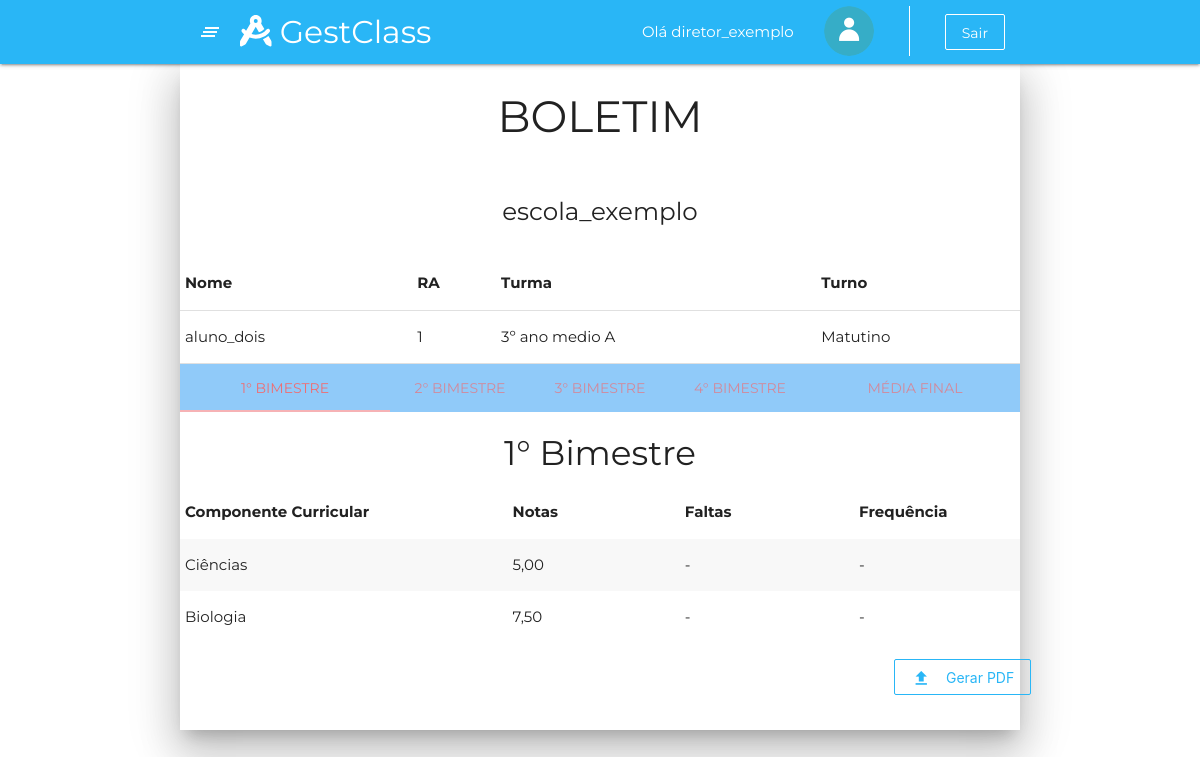
The app's page /boletimVisualizacao.html.php (signed in) with its own data.
### tables this page shows
CREATE TABLE diretor (
	ID_diretor INTEGER NOT NULL PRIMARY KEY AUTO_INCREMENT UNIQUE,
	nome_diretor VARCHAR (50) NOT NULL,
    foto VARCHAR(255),
	cep VARCHAR (10) NOT NULL,
    numero INTEGER NOT NULL,
    complemento VARCHAR (40),
    rg VARCHAR(15) NOT NULL UNIQUE,
    cpf VARCHAR(14) NOT NULL UNIQUE,
	email VARCHAR(65) NOT NULL UNIQUE,
    senha VARCHAR(50) NOT NULL,
    celular VARCHAR(15) NOT NULL,
    telefone VARCHAR(14),
    fk_id_tipo_usuario_diretor INTEGER NOT NULL,
    fk_id_escola_diretor INTEGER NOT NULL
);

CREATE TABLE escola (
	ID_escola INTEGER NOT NULL PRIMARY KEY AUTO_INCREMENT UNIQUE,
    nome_escola VARCHAR(70) NOT NULL,
	cep VARCHAR (10) NOT NULL,
    numero INTEGER NOT NULL,
    complemento VARCHAR (40),
    CNPJ VARCHAR(18) NOT NULL UNIQUE,
    telefone VARCHAR(14) NOT NULL,
    email VARCHAR(65) NOT NULL UNIQUE,
	data_pagamento_escola DATE NOT NULL,
    turma_bercario BOOLEAN, 
    turma_pre_escola BOOLEAN,
    turma_fundamental_I BOOLEAN,
    turma_fundamental_II BOOLEAN,
    turma_medio BOOLEAN,
    media_min DECIMAL (4,2) NOT NULL,
    media_max DECIMAL (4,2) NOT NULL
);

CREATE TABLE aluno (
	RA INTEGER PRIMARY KEY,    
    nome_aluno VARCHAR (70) NOT NULL,
    foto VARCHAR(255),
    RG VARCHAR (12) NOT NULL,
    cpf VARCHAR (14) NOT NULL,  
    email VARCHAR(65) NOT NULL,
    senha VARCHAR(50) NOT NULL,
    celular VARCHAR(15) NOT NULL,
    telefone VARCHAR(14),
    data_nascimento DATE NOT NULL,
    fk_id_turma_aluno INTEGER,
    fk_id_responsavel_aluno INTEGER,
    fk_id_tipo_usuario_aluno INTEGER NOT NULL,
    fk_id_escola_aluno INTEGER NOT NULL
);

CREATE TABLE turma (
	ID_turma INTEGER NOT NULL PRIMARY KEY AUTO_INCREMENT UNIQUE,
    nome_turma VARCHAR(50) NOT NULL,
    fk_id_escola_turma INTEGER NOT NULL,
    fk_id_turno_turma INTEGER NOT NULL
);

CREATE TABLE turno (
	ID_turno INTEGER NOT NULL PRIMARY KEY AUTO_INCREMENT UNIQUE,
    nome_turno VARCHAR(20) NOT NULL
);

CREATE TABLE disciplinas_professor (
	ID_disciplinas_professor INTEGER PRIMARY KEY AUTO_INCREMENT NOT NULL UNIQUE,
    fk_id_professor_disciplinas_professor INTEGER NOT NULL,
    fk_id_disciplina_professor_disciplinas_professor INTEGER, 
    fk_id_turma_professor_disciplinas_professor INTEGER
);

CREATE TABLE disciplina(
	ID_disciplina INTEGER NOT NULL PRIMARY KEY AUTO_INCREMENT UNIQUE,
    nome_disciplina VARCHAR(50) NOT NULL,
    fk_id_escola_disciplina INTEGER NOT NULL
);

### reqDiretor.php (the view, shortened to what this page needs)
<?php
    include_once 'php/conexao.php';
    $id_usuario = $_SESSION["id_usuario"];
    $id_escola = $_SESSION["id_escola"];
    $query = $conn->prepare("select * from diretor where id_diretor=$id_usuario");
    $query->execute();
    $dados = $query->fetch(PDO::FETCH_ASSOC);
    $nomeDir = $dados['nome_diretor'];
    $nome = Explode(" ",$nomeDir);
    $nome_dir = $nome[0];
?>
<!DOCTYPE html>
<html lang="pt">
<head>
    <link rel="stylesheet" type="text/css" href="node_modules/materialize-css/dist/css/materialize.min.css" />
    <link rel="stylesheet" type="text/css" href="node_modules/@fortawesome/fontawesome-free/css/all.min.css" />
    <link rel="stylesheet" type="text/css" href="node_modules/animate.css/animate.min.css" />
    <link rel="stylesheet" type="text/css" href="node_modules/aos/dist/aos.css" />
    <link rel="stylesheet" type="text/css" href="css/menu.css" />
    <link rel="stylesheet" type="text/css" href="css/default.css" />
    <link rel="stylesheet" type="text/css" href="css/homeSecretaria.css" />
</head>
<body>
    <header>
        <div class="navbar-fixed">
            <nav class="light-blue lighten-1">
                <div class="container">
                    <div class="nav-wrapper">
                        <a href="#" data-target="slide-out" class="sidenav-trigger show-on-large"><i
                                class="material-icons">clear_all</i></a>
                        <a href="homeDiretor.html.php" class="brand-logo"><i class="fas fa-drafting-compass"></i>
                            <span class="hide-on-small-only">GestClass<span></a>
                        <ul class="right">
                            <li>
                                <a class="transparent hide-on-small-only" disable>Olá <?php echo $nome_dir?></a>
                            </li>
                            <?php if(empty($dados['foto'])){?>
                            <li>
                                <a href="perfil.html.php" class="transparent hide-on-small-only">
                                    <img class="circle icon-user" width="50px" height="50px"
                                        src="assets/imagensBanco/usuario.png">
                                </a>
                            </li>
                            <?php }?>
                            <li>
                            </li>
                            <li>
                                <a href="php/logout.php" class="btn-flat btnLight hide-on-small-only">Sair</a>
                            </li>
                        </ul>
                    </div>
                </div>
            </nav>
        </div>
    </header>

### boletimVisualizacao.html.php (shortened to what this page needs)
<?php
include_once 'php/conexao.php';
$id_usuario = $_SESSION["id_usuario"];
$id_tipo_usuario = $_SESSION["id_tipo_usuario"];
$id_escola = $_SESSION["id_escola"];
if ($id_tipo_usuario == 1) {
  require_once 'reqMenuAdm.php';
} else if ($id_tipo_usuario == 2) {
  require_once 'reqDiretor.php';
} else if ($id_tipo_usuario == 3) {
  require_once 'reqHeader.php';
} elseif ($id_tipo_usuario == 4) {
  require_once 'reqProfessor.php';
} elseif ($id_tipo_usuario  == 5) {
  require_once 'reqAluno.php';
} else {
  require_once 'reqPais.php';
}
if ($id_tipo_usuario == 6) {
  $ra = $_POST['filhos'];
} else {
  $ra = $id_usuario;
}
if ($ra == null) {
?>
  <script>
    alert('Por Favor, Selecione um Filho!!');
    history.back();
  </script>
<?php
} else {
  $sql_select_nome_escola = $conn->prepare("SELECT nome_escola FROM escola WHERE ID_escola = $id_escola");
  $sql_select_nome_escola->execute();
  $escola = $sql_select_nome_escola->fetch(PDO::FETCH_ASSOC);
  $nome_escola = $escola['nome_escola'];
  $sql_select_dados_alunos = $conn->prepare("SELECT * FROM aluno WHERE RA = $ra");
  $sql_select_dados_alunos->execute();
  $aluno = $sql_select_dados_alunos->fetch(PDO::FETCH_ASSOC);
  $nome_aluno = $aluno['nome_aluno'];
  $id_turma_aluno = $aluno['fk_id_turma_aluno'];
  $sql_select_turma_aluno = $conn->prepare("SELECT nome_turma, fk_id_turno_turma FROM turma WHERE ID_turma = $id_turma_aluno");
  $sql_select_turma_aluno->execute();
  $turma_array = $sql_select_turma_aluno->fetch(PDO::FETCH_ASSOC);
  $nome_turma_aluno = $turma_array['nome_turma'];
  $id_turno = $turma_array['fk_id_turno_turma'];
  $sql_select_nome_turno = $conn->prepare("SELECT nome_turno FROM turno WHERE ID_turno = $id_turno");
  $sql_select_nome_turno->execute();
  $turno = $sql_select_nome_turno->fetch(PDO::FETCH_ASSOC);
  $nome_turno = $turno['nome_turno'];
?>
  <div class="container col s12 m12 l12 z-depth-5 " id="container_boletimVisualizacao">
    <div class="row">
      <div class="col s12 m12 l12 ">
        <h3 class="center">BOLETIM</h3>
        <br>
        <h5 class="center"><?php echo $nome_escola ?></h5>
        <br>
        <table class="info highlight">
          <thead>
            <tr>
              <th>Nome</th>
              <th>RA</th>
              <th>Turma</th>
              <th>Turno</th>
            </tr>
          </thead>
          <tbody>
            <tr>
              <td><?php echo $nome_aluno; ?></td>
              <td><?php echo $ra ?></td>
              <td><?php echo $nome_turma_aluno ?></td>
              <td><?php echo $nome_turno ?></td>
          </tbody>
        </table>
        <ul id="tabs-swipe-demo" class="tabs blue lighten-3">
          <li class="tab col s1 m3 l3 "><a href="#1bimestre">1° Bimestre</a></li>
          <li class="tab col s1 m2 l2 "><a href="#2bimestre">2° Bimestre</a></li>
          <li class="tab col s1 m2 l2 "><a href="#3bimestre">3° Bimestre</a></li>
          <li class="tab col s1 m2 l2 "><a href="#4bimestre">4° Bimestre</a></li>
          <li class="tab col s1 m3 l3 "><a href="#mf">Média Final</a></li>
        </ul>
      </div>
      <div class="col s12 m12 l12 " id="1bimestre">
        <h4 class="center">1° Bimestre</h4>
        <table class="striped">
          <thead>
            <tr>
              <th>Componente Curricular</th>
              <th>Notas &nbsp;&nbsp;&nbsp;&nbsp;&nbsp;&nbsp;&nbsp;&nbsp;&nbsp;&nbsp;</th>
              <th>Faltas &nbsp;&nbsp;&nbsp;&nbsp;&nbsp;&nbsp;&nbsp;&nbsp;&nbsp;&nbsp;</th>
              <th>Frequência</th>
            </tr>
          </thead>
          <tbody>
            <?php
            $query_select_disciplinas = $conn->prepare("SELECT disciplinas_professor.fk_id_disciplina_professor_disciplinas_professor AS id_disciplina, disciplina.nome_disciplina AS nome_disciplina FROM disciplinas_professor INNER JOIN disciplina ON (disciplinas_professor.fk_id_disciplina_professor_disciplinas_professor = disciplina.ID_disciplina) WHERE disciplinas_professor.fk_id_turma_professor_disciplinas_professor = $id_turma_aluno");
            $query_select_disciplinas->execute();
            while ($array_disciplinas = $query_select_disciplinas->fetch(PDO::FETCH_ASSOC)) {
              $nome_disciplina = $array_disciplinas['nome_disciplina'];
              $id_disciplina = $array_disciplinas['id_disciplina'];
              $sql_select_datas_finais_bimestres = $conn->prepare("SELECT * FROM datas_fim_bimestres WHERE fk_id_escola_datas_fim_bimestres = $id_escola");
              $sql_select_datas_finais_bimestres->execute();
              $array_datas = $sql_select_datas_finais_bimestres->fetch(PDO::FETCH_ASSOC);
              $bimestre1 = $array_datas["bimestre1"];
              $sql_select_count_notas_bim1 = $conn->prepare("SELECT COUNT(nota) AS contNotas FROM boletim_aluno WHERE fk_id_disciplina_boletim_aluno = $id_disciplina AND fk_ra_aluno_boletim_aluno = $ra AND data_atividade > '2020-01-01' AND data_atividade <= '$bimestre1'");
              $sql_select_count_notas_bim1->execute();
              $array_count_notas_bim1 = $sql_select_count_notas_bim1->fetch(PDO::FETCH_ASSOC);
              $qtdeNotas_bim1 = $array_count_notas_bim1['contNotas'];
              $sql_select_sum_notas_bim1 = $conn->prepare("SELECT SUM(nota) AS sumNota FROM boletim_aluno WHERE fk_id_disciplina_boletim_aluno = $id_disciplina AND fk_ra_aluno_boletim_aluno = $ra AND data_atividade > '2020-01-01' AND data_atividade <= '$bimestre1'");
              $sql_select_sum_notas_bim1->execute();
              $array_soma_notas_bim1 = $sql_select_sum_notas_bim1->fetch(PDO::FETCH_ASSOC);
              $somaNotas_bim1 = $array_soma_notas_bim1['sumNota'];
              $sql_select_count_faltas_bim1 = $conn->prepare("SELECT COUNT(presenca) AS qtdeFaltas FROM  chamada_aluno WHERE fk_ra_aluno_chamada_aluno = $ra AND presenca = 0 AND data_aula > '2020-01-01' AND data_aula <= '$bimestre1' AND fk_id_disciplina_chamada_aluno = $id_disciplina");
              $sql_select_count_faltas_bim1->execute();
              $array_count_faltas_bim1 = $sql_select_count_faltas_bim1->fetch(PDO::FETCH_ASSOC);
              $qtdeFaltas_bim1 = $array_count_faltas_bim1['qtdeFaltas'];
              $sql_select_count_chamadas_bim1 = $conn->prepare("SELECT COUNT(presenca) AS qtdeChamadas FROM chamada_aluno WHERE fk_ra_aluno_chamada_aluno = $ra AND data_aula > '2020-01-01' AND data_aula <= '$bimestre1' AND fk_id_disciplina_chamada_aluno = $id_disciplina");
              $sql_select_count_chamadas_bim1->execute();
              $array_count_chamadas_bim1 = $sql_select_count_chamadas_bim1->fetch(PDO::FETCH_ASSOC);
              $qtdeChamadas_bim1 = $array_count_chamadas_bim1['qtdeChamadas'];
            ?>
              <tr>
                <td><?php echo $nome_disciplina; ?></td>
                <td>
                  <?php
                  if ($qtdeNotas_bim1 == 0) {
                    echo '-';
                  } else {
                    $media_bim1 = ($somaNotas_bim1 / $qtdeNotas_bim1);
                    $media_bim1 = number_format($media_bim1, 2, ',', '');
                    echo $media_bim1;
                  }
                  ?>
                </td>
                <td>
                  <?php
                  if ($qtdeChamadas_bim1 == 0) {
                    echo '-';
                  } else {
                    echo $qtdeFaltas_bim1;
                  }
                  ?>
                </td>
                <td>
                  <?php
                  if ($qtdeChamadas_bim1 == 0) {
                    echo '-';
                  } else {
                    $frequencia = 100 - ($qtdeFaltas_bim1 / $qtdeChamadas_bim1) * 100;
                    echo $frequencia . '%';
                  }
                  ?>
                </td>
              </tr>
            <?php
            }
            ?>
          </tbody>
        </table>
      </div>
      <div class="input-field right">
        <form action="pdf.php" method="post">
          <div class="center">
            <button id="btnTableChamada" type="submit" class="btn-flat btnLightBlue center">
              <i class="material-icons left">file_upload</i>Gerar PDF
            </button>
          </div>
        </form>
      </div>
    </div>
  </div>
<?php
  require_once 'reqFooter.php';
}
?>

### reqFooter.php (shortened to what this page needs)
</body>
</html>

### css/menu.css (style rules this page uses)
.icon-user { padding: 0; margin: 0; margin-top: 6px; }

### css/default.css (style rules this page uses)
body { margin: 0; padding: 0; font-family: 'Montserrat', sans-serif !important; }
.btn-flat { transition: 0.2s; text-transform: inherit; }
.btnLight { text-transform: inherit; border: 0.5px solid #fff; color: #fff; }
.btnLightBlue { text-transform: inherit; border: 0.5px solid #29b6f6; color: #29b6f6; float: right; margin-bottom: 20px; margin-left: 5px; }

### records on screen
diretor: nome_diretor "diretor_exemplo"
escola: nome_escola "escola_exemplo"
aluno: nome_aluno "aluno_dois"
turma: nome_turma "3º ano medio A"
turno: nome_turno "Matutino"
disciplinas_professor: value "Ciências", media_bim1 "5,00"
disciplinas_professor: value "Biologia", media_bim1 "7,50"

### other values on screen
$ra "1"
